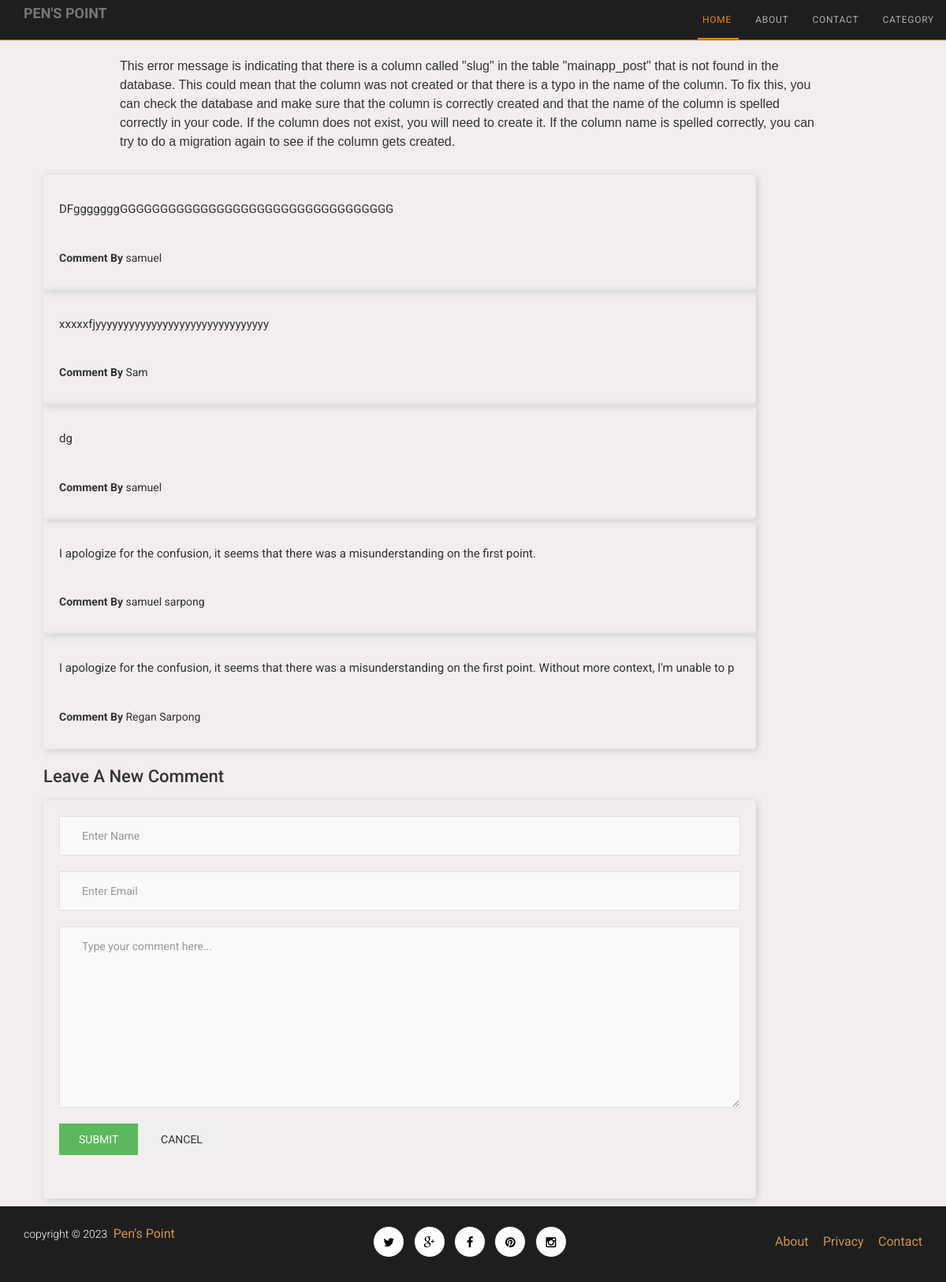
The app's page /post/2/ with its own data.
### mainapp/models.py (models this page shows, shortened)
class Post(models.Model):
    title = models.CharField(max_length=100)
    content = models.TextField()
    date = models.DateTimeField(default=timezone.now)
    author = models.ForeignKey(User,on_delete=models.CASCADE)
    subject = models.CharField(max_length=150)
    header_image = models.ImageField(blank=False, null=True, upload_to='images/')
    class Meta:
        ordering = ('date',)
    def get_absolute_url(self):
        return reverse('detail_page', kwargs={'pk': self.pk})

class Comment(models.Model):
    post = models.ForeignKey(Post,on_delete=models.CASCADE,related_name='comments')
    name = models.CharField(max_length=100)
    email = models.EmailField()
    message = models.TextField(max_length=255)
    status = models.BooleanField(default=True)
    date = models.DateTimeField(auto_now_add=True)
    class Meta:
        ordering = ('date',)

### mainapp/views.py (the view)
# urls.py: path('post/<int:pk>/', views.detail_page, name='detail_page'),
def detail_page(request,pk):
    post = get_object_or_404(Post,pk=pk)
    comments = post.comments.filter(status=True)
    user_commnent = None
    if request.method == 'POST':
        comment_form = CommentForm(request.POST)
        if comment_form.is_valid():
            user_commnent = comment_form.save(commit=False)
            user_commnent.post = post
            user_commnent.save()
            return redirect(detail_page,pk=post.pk)
    else:
        comment_form = CommentForm()
    return render(request, 'mainapp/post_detail.html', {'post': post, 'comments':  user_commnent, 'comments': comments, 'comment_form': comment_form})

### mainapp/forms.py
class CommentForm(forms.ModelForm):
  class Meta:
    model = Comment
    fields = ('name','email','message')

### mainapp/templates/mainapp/post_detail.html (shortened to what this page needs)
{% extends 'mainapp/base.html' %}
{% load static %}
{% block content %}
<div class="container">
    <div class="row">
        <h3>
            <a href="{{ post.get_absolute_url }}">{{ post.title|title }} </a>
        </h3>
    <div class="main-content">
        <p>{{ post.content }}</p>
    </div>
        <ul class="#">
                {% for comment in comments %}
            <div class="card">
                <p class="card-text">{{ comment.message|linebreaks }}</p>
                <br>
               <p class="card-text"><strong> Comment By </strong>{{comment.name}}</p>
            </div>
                {% empty %}
                <p>There are no comments for this post.</p>
                {% endfor %}
                <h2>Leave a new comment</h2>
            <div class="card">
                <div class="card-body">
                    <form method="post">
                        <div class="form-group">
                            <input type="text" name="name" placeholder="Enter Name" class="form-control" required>
                        </div>
                        <div class="form-group">
                            <input type="email" name="email" placeholder="Enter Email" class="form-control" required>
                        </div>
                        <div class="form-group">
                            <textarea name="message" class="form-control" placeholder="Type your comment here..." id=""
                                cols="30" rows="10" required></textarea>
                        </div>
                        <div class="form-group">
                            <button type="submit" class="btn btn-success">Submit</button>
                            <button type="reset" class="btn btn-secondary">Cancel</button>
                        </div>
                    </form>
                </div>
            </div>
        </ul>
    </div>
</div>
{% endblock %}

### mainapp/templates/mainapp/base.html (shortened to what this page needs)
{% load static %}
<!DOCTYPE html>
<html class="no-js">
    <head>
        <link rel="stylesheet" href="{% static '/css/bootstrap.min.css' %}" type="text/css" >
        <link rel="stylesheet" href="{% static '/css/font-awesome.min.css'%}">
        <link rel="stylesheet" href="{% static '/css/animate.css' %}">
        <link rel="stylesheet" href="{% static '/css/style.css' %}">
    </head>
    <body>
        <nav class="navbar navbar-default navbar-fixed-top">
            <div class="container">
                <div class="navbar-header">
                    <a class="navbar-brand" href="#">
                        <strong><p>PEN'S POINT</p></strong>
                    </a>
                </div>
                <div class="collapse navbar-collapse" id="bs-example-navbar-collapse-1">
                    <ul class="nav navbar-nav navbar-right">
                        <li class="active"><a href="{% url 'index' %}">Home</span></a></li>
                        <li><a href="{% url 'about' %}">About</a></li>
                        <li><a href="{% url 'contact' %}">Contact</a></li>
                        <li><a href="#">Category</a></li>
                    </ul>
                </div>
            </div>
        </nav>
        {% block content %}
        {% endblock %}
                    <aside class="col-md-4 col-sm-8 col-xs-8">
                        <div class="sidebar">
                            <div class="search-widget">
                                <div class="input-group margin-bottom-sm">
                                    <a href="#" class="input-group-addon">
                                    </a>
                                </div>
                            </div>
                            <div class="recent_posts">
                            </div><br>
                        </div>
                    </aside>
        <footer>
            <div class="container">
                <div class="row">
                    <div class="col-md-4 col-sm-4">
                        copyright &copy; 2023 <a href="#" style="margin-left: 4px;">Pen's Point</a>
                    </div>
                    <div class="col-md-4 col-sm-4">
                        <ul class="social-share text-center">
                            <li><a href="#"><i class="fa fa-twitter"></i></a></li>
                            <li><a href="#"><i class="fa fa-google-plus"></i></a></li>
                            <li><a href="#"><i class="fa fa-facebook"></i></a></li>
                            <li><a href="#"><i class="fa fa-pinterest"></i></a></li>
                            <li><a href="#"><i class="fa fa-instagram"></i></a></li>
                        </ul>
                    </div>
                    <div class="col-md-4 col-sm-4">
                        <ul class="footer-nav">
                            <li><a href="about.html">About</a></li>
                            <li><a href="privacy.html">Privacy</a></li>
                            <li><a href="contact.html">Contact</a></li>
                        </ul>
                    </div>
                </div>
            </div>
        </footer>
    </body>
</html>

### mainapp/static/css/style.css (style rules this page uses)
.navbar { margin-bottom: 0px; }
.navbar-default { background-color: #1E1E1E; border: none; box-shadow: 0px 1px 1px #A96113; }
.navbar-default .navbar-nav>.active>a, .navbar-default .navbar-nav>.active>a:focus, .navbar-default .navbar-nav>.active>a:hover { background-color: transparent; color: #E4840D; }
.navbar-default .navbar-nav>li>a { color: rgba(238, 238, 238, 0.7); font-size: 12px; padding-right: 0px; margin-left: 15px; text-transform: uppercase; letter-spacing: .75px; word-spacing: 2px; -webkit-transition: all 0.75s; -moz-transition: all 0.75s; -ms-transition: all 0.75s; -o-transition: all 0.75s; transition: all 0.0.75s; }
.navbar-default .navbar-nav>li>a:after { background-color: #eeeeee; display: block; position: absolute; left: 9px; bottom: 0; width: 0; height: 2px; content: ""; -webkit-transition: all 0.75s; -moz-transition: all 0.75s; -ms-transition: all 0.75s; -o-transition: all 0.75s; transition: all 0.0.75s; }
.navbar-default .navbar-nav>.active>a:after, .navbar-default .navbar-nav>li>a:focus:after, .navbar-default .navbar-nav>li>a:hover:after { width: 100%; }
.navbar-default .navbar-nav>.active>a:after { background-color: #E4840D; }
.navbar-default .navbar-brand { padding: 7px 15px; }
body { background-color: #f1eeed; font-family: 'Roboto', sans-serif; font-size: 15px; line-height: 1.82em; }
a { color: #000000; }
h1,h2,h3,h4,h5,h6 { text-transform: capitalize; }
h2 { font-size: 22px; line-height: 1.36em; margin-bottom: 15px; }
h3 { font-size: 20px; }
.btn { border: none; border-radius: 0px; padding: 10px 25px; text-transform: uppercase; transition: all 0.5s; -webkit-transition: all 0.5s; -moz-transition: all 0.5s; -ms-transition: all 0.5s; -o-transition: all 0.5s; }
form { margin-bottom: 35px; }
.form-group { margin-bottom: 20px; }
.form-control { background-color: #f9f9f9; border: 1px solid #E0E0E0; border-radius: 0px; box-shadow: none; height: auto; padding: 14px 28px; }
textarea.form-control { margin-bottom: 20px; }
.sidebar { position: relative; }
.search-widget { margin-bottom: 15px; }
.search-widget .input-group a.input-group-addon, .subscribe-widget .input-group a.input-group-addon { border: none; border-radius: 0px; color: #E4840D; background-color: #1E1E1E; }
.social-share { padding: 0; }
.social-share li { display: inline-block; margin-right: 8px; }
.social-share:last-child { margin-right: 0px; }
.share-widget .social-share li a i, footer .social-share li a i { background-color: #ffffff; border: 1px solid #000000; border-radius: 0px; color: #000000; font-size: 15px; font-weight: 100; height: 40px; line-height: 40px; text-align: center; width: 40px; -webkit-transition: all 0.75s; -moz-transition: all 0.75s; -ms-transition: all 0.75s; -o-transition: all 0.75s; transition: all 0.0.75s; }
@media (min-width: 992px) { .sidebar { position: fixed; left: 66.67%; right: 6.5%; } }
footer { background-color: #1E1E1E; color: #ffffff; font-size: 14px; font-weight: 300; padding: 21px 0px; position: absolute; width: 100%; }
footer a { color: #D2924C; font-size: 16px; font-weight: 400; }
footer .social-share { margin-top: 4px; }
footer .social-share li a i { background-color: #ffffff; border-radius: 50%; border: 1px solid #1E1E1E; }
footer .footer-nav { float: right; margin-top: 10px; }
footer .footer-nav li { display: inline-block; list-style: none; margin-left: 15px; }
.card { width: 80%; padding: 20px; border-radius: 5px; box-shadow: 2px 2px 10px #ccc; }
.card-text { font-size: 14px; line-height: 1.5; }
.main-content { width: 80%; margin: 0 auto; padding: 20px; font-family: Arial, sans-serif; color: #333; }
.main-content p { font-size: 16px; line-height: 1.5; }
.recent_posts { background-color: #ffffff; padding: 20px; }

### records on screen
Post: content "This error message is indicating that there is a column called \"slug\" in the table \"mainapp_post\" that is not found in the database. This could mean that the column was not created or that there is a typo in the name of the column. To fix this, you can check the database and make sure that the column is correctly created and that the name of the column is spelled correctly in your code. If the column does not exist, you will need to create it. If the column name is spelled correctly, you can try to do a migration again to see if the column gets created."
Comment: message "DFgggggggGGGGGGGGGGGGGGGGGGGGGGGGGGGGGGGGGG", name "samuel"
Comment: message "xxxxxfjyyyyyyyyyyyyyyyyyyyyyyyyyyyyyyy", name "Sam"
Comment: message "dg", name "samuel"
Comment: message "I apologize for the confusion, it seems that there was a misunderstanding on the first point.", name "samuel sarpong"
Comment: message "I apologize for the confusion, it seems that there was a misunderstanding on the first point. Without more context, I'm unable to p", name "Regan Sarpong"
